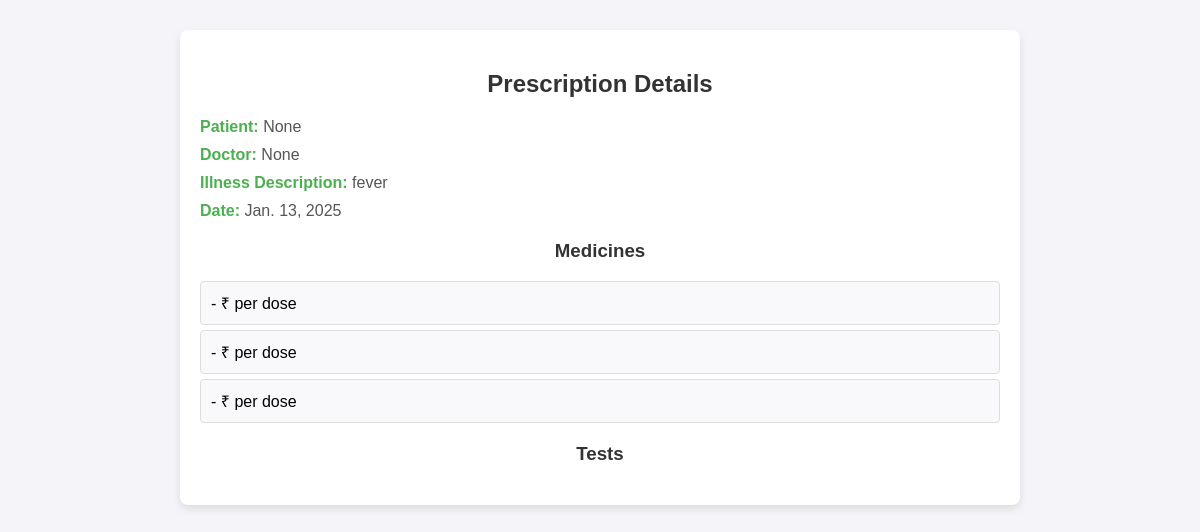
Page /prescription/61/ on the committed database.
### clinic_mgt_app/models.py (models this page shows, shortened)
class Prescription(models.Model):
    appointment = models.ForeignKey(Appointment, on_delete=models.CASCADE)
    illness_description = models.TextField()
    created_at = models.DateTimeField(auto_now_add=True)
    patient = models.ForeignKey(Patient, on_delete=models.CASCADE,null=True)
    doctor = models.ForeignKey(Doctor, on_delete=models.CASCADE,null=True)
    date = models.DateField(null=True)

class PrescriptionMedicine(models.Model):
    prescription = models.ForeignKey(Prescription, on_delete=models.CASCADE)
    medicine = models.ForeignKey(Medicine, on_delete=models.CASCADE)
    per_day = models.IntegerField()
    duration_days = models.IntegerField()

### clinic_mgt_app/views.py (the view)
# urls.py: path('prescription/<int:prescription_id>/', views.prescription_detail, name='prescription_detail'),
def prescription_detail(request, prescription_id):
    prescription = get_object_or_404(Prescription, id=prescription_id)
    medicines = PrescriptionMedicine.objects.filter(prescription=prescription)
    return render(request, 'prescription_detail.html', {'prescription': prescription, 'medicines': medicines})

### clinic_mgt_app/templates/prescription_detail.html (shortened to what this page needs)
<!DOCTYPE html>
<html lang="en">
<head>
</head>
<body>
    <div class="container">
        <h2>Prescription Details</h2>
        <div class="details">
            <p><span class="highlight">Patient:</span> {{ prescription.patient }}</p>
            <p><span class="highlight">Doctor:</span> {{ prescription.doctor }}</p>
            <p><span class="highlight">Illness Description:</span> {{ prescription.illness_description }}</p>
            <p><span class="highlight">Date:</span> {{ prescription.date }}</p>
        </div>
        <div class="section">
            <h3>Medicines</h3>
            <ul>
                {% for medicine in medicines %}
                    <li>{{ medicine.dose }} - ₹{{ medicine.cost }} per dose</li>
                {% endfor %}
            </ul>
        </div>
        <div class="section">
            <h3>Tests</h3>
        </div>
    </div>
</body>
</html>

### clinic_mgt_app/templates/prescription_detail.html (style rules this page uses)
body { font-family: Arial, sans-serif; background-color: #f4f4f9; margin: 0; padding: 0; }
.container { max-width: 800px; margin: 30px auto; background-color: #fff; padding: 20px; border-radius: 8px; box-shadow: 0 4px 8px rgba(0, 0, 0, 0.1); }
h2, h3 { color: #333; text-align: center; }
p { font-size: 16px; color: #555; margin: 10px 0; }
.details { margin-bottom: 20px; }
ul { list-style-type: none; padding: 0; }
ul li { background-color: #f9f9fb; margin: 5px 0; padding: 10px; border: 1px solid #ddd; border-radius: 4px; }
.section { margin-bottom: 20px; }
.highlight { color: #4CAF50; font-weight: bold; }

### rows in the picture
Prescription: patient "None", doctor "None", illness_description "fever", date "Jan. 13, 2025"
